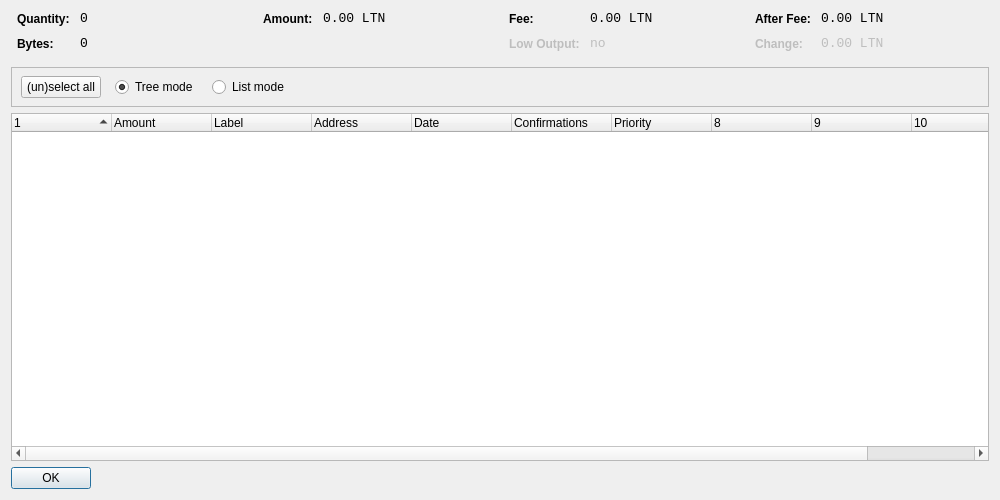
<?xml version="1.0" encoding="UTF-8"?>
<ui version="4.0">
 <class>CoinControlDialog</class>
 <widget class="QDialog" name="CoinControlDialog">
  <property name="geometry">
   <rect>
    <x>0</x>
    <y>0</y>
    <width>1000</width>
    <height>500</height>
   </rect>
  </property>
  <property name="windowTitle">
   <string>Coin Control</string>
  </property>
  <layout class="QVBoxLayout" name="verticalLayout">
   <item>
    <layout class="QHBoxLayout" name="horizontalLayoutTop" stretch="0,0,0,0">
     <property name="topMargin">
      <number>0</number>
     </property>
     <property name="bottomMargin">
      <number>10</number>
     </property>
     <item>
      <layout class="QFormLayout" name="formLayoutCoinControl1">
       <property name="horizontalSpacing">
        <number>10</number>
       </property>
       <property name="verticalSpacing">
        <number>10</number>
       </property>
       <property name="leftMargin">
        <number>6</number>
       </property>
       <property name="rightMargin">
        <number>6</number>
       </property>
       <item row="0" column="0">
        <widget class="QLabel" name="labelCoinControlQuantityText">
         <property name="styleSheet">
          <string notr="true">font-weight:bold;</string>
         </property>
         <property name="text">
          <string>Quantity:</string>
         </property>
        </widget>
       </item>
       <item row="0" column="1">
        <widget class="QLabel" name="labelCoinControlQuantity">
         <property name="font">
          <font>
           <family>Monospace</family>
           <pointsize>10</pointsize>
          </font>
         </property>
         <property name="cursor">
          <cursorShape>IBeamCursor</cursorShape>
         </property>
         <property name="contextMenuPolicy">
          <enum>Qt::ActionsContextMenu</enum>
         </property>
         <property name="text">
          <string notr="true">0</string>
         </property>
         <property name="textInteractionFlags">
          <set>Qt::LinksAccessibleByMouse|Qt::TextSelectableByKeyboard|Qt::TextSelectableByMouse</set>
         </property>
        </widget>
       </item>
       <item row="1" column="0">
        <widget class="QLabel" name="labelCoinControlBytesText">
         <property name="styleSheet">
          <string notr="true">font-weight:bold;</string>
         </property>
         <property name="text">
          <string>Bytes:</string>
         </property>
        </widget>
       </item>
       <item row="1" column="1">
        <widget class="QLabel" name="labelCoinControlBytes">
         <property name="font">
          <font>
           <family>Monospace</family>
           <pointsize>10</pointsize>
          </font>
         </property>
         <property name="cursor">
          <cursorShape>IBeamCursor</cursorShape>
         </property>
         <property name="contextMenuPolicy">
          <enum>Qt::ActionsContextMenu</enum>
         </property>
         <property name="text">
          <string notr="true">0</string>
         </property>
         <property name="textInteractionFlags">
          <set>Qt::LinksAccessibleByMouse|Qt::TextSelectableByKeyboard|Qt::TextSelectableByMouse</set>
         </property>
        </widget>
       </item>
      </layout>
     </item>
     <item>
      <layout class="QFormLayout" name="formLayoutCoinControl2">
       <property name="horizontalSpacing">
        <number>10</number>
       </property>
       <property name="verticalSpacing">
        <number>10</number>
       </property>
       <property name="leftMargin">
        <number>6</number>
       </property>
       <property name="rightMargin">
        <number>6</number>
       </property>
       <item row="0" column="0">
        <widget class="QLabel" name="labelCoinControlAmountText">
         <property name="styleSheet">
          <string notr="true">font-weight:bold;</string>
         </property>
         <property name="text">
          <string>Amount:</string>
         </property>
        </widget>
       </item>
       <item row="0" column="1">
        <widget class="QLabel" name="labelCoinControlAmount">
         <property name="font">
          <font>
           <family>Monospace</family>
           <pointsize>10</pointsize>
          </font>
         </property>
         <property name="cursor">
          <cursorShape>IBeamCursor</cursorShape>
         </property>
         <property name="contextMenuPolicy">
          <enum>Qt::ActionsContextMenu</enum>
         </property>
         <property name="text">
          <string notr="true">0.00 LTN</string>
         </property>
         <property name="textInteractionFlags">
          <set>Qt::LinksAccessibleByMouse|Qt::TextSelectableByKeyboard|Qt::TextSelectableByMouse</set>
         </property>
        </widget>
       </item>
      </layout>
     </item>
     <item>
      <layout class="QFormLayout" name="formLayoutCoinControl3">
       <property name="horizontalSpacing">
        <number>10</number>
       </property>
       <property name="verticalSpacing">
        <number>10</number>
       </property>
       <property name="leftMargin">
        <number>6</number>
       </property>
       <property name="rightMargin">
        <number>6</number>
       </property>
       <item row="0" column="0">
        <widget class="QLabel" name="labelCoinControlFeeText">
         <property name="styleSheet">
          <string notr="true">font-weight:bold;</string>
         </property>
         <property name="text">
          <string>Fee:</string>
         </property>
        </widget>
       </item>
       <item row="0" column="1">
        <widget class="QLabel" name="labelCoinControlFee">
         <property name="font">
          <font>
           <family>Monospace</family>
           <pointsize>10</pointsize>
          </font>
         </property>
         <property name="cursor">
          <cursorShape>IBeamCursor</cursorShape>
         </property>
         <property name="contextMenuPolicy">
          <enum>Qt::ActionsContextMenu</enum>
         </property>
         <property name="text">
          <string notr="true">0.00 LTN</string>
         </property>
         <property name="textInteractionFlags">
          <set>Qt::LinksAccessibleByMouse|Qt::TextSelectableByKeyboard|Qt::TextSelectableByMouse</set>
         </property>
        </widget>
       </item>
       <item row="1" column="0">
        <widget class="QLabel" name="labelCoinControlLowOutputText">
         <property name="enabled">
          <bool>false</bool>
         </property>
         <property name="styleSheet">
          <string notr="true">font-weight:bold;</string>
         </property>
         <property name="text">
          <string>Low Output:</string>
         </property>
        </widget>
       </item>
       <item row="1" column="1">
        <widget class="QLabel" name="labelCoinControlLowOutput">
         <property name="enabled">
          <bool>false</bool>
         </property>
         <property name="font">
          <font>
           <family>Monospace</family>
           <pointsize>10</pointsize>
          </font>
         </property>
         <property name="cursor">
          <cursorShape>IBeamCursor</cursorShape>
         </property>
         <property name="contextMenuPolicy">
          <enum>Qt::ActionsContextMenu</enum>
         </property>
         <property name="text">
          <string notr="true">no</string>
         </property>
         <property name="textInteractionFlags">
          <set>Qt::LinksAccessibleByMouse|Qt::TextSelectableByKeyboard|Qt::TextSelectableByMouse</set>
         </property>
        </widget>
       </item>
      </layout>
     </item>
     <item>
      <layout class="QFormLayout" name="formLayoutCoinControl4">
       <property name="horizontalSpacing">
        <number>10</number>
       </property>
       <property name="verticalSpacing">
        <number>10</number>
       </property>
       <property name="leftMargin">
        <number>6</number>
       </property>
       <property name="rightMargin">
        <number>6</number>
       </property>
       <item row="0" column="0">
        <widget class="QLabel" name="labelCoinControlAfterFeeText">
         <property name="styleSheet">
          <string notr="true">font-weight:bold;</string>
         </property>
         <property name="text">
          <string>After Fee:</string>
         </property>
        </widget>
       </item>
       <item row="0" column="1">
        <widget class="QLabel" name="labelCoinControlAfterFee">
         <property name="font">
          <font>
           <family>Monospace</family>
           <pointsize>10</pointsize>
          </font>
         </property>
         <property name="cursor">
          <cursorShape>IBeamCursor</cursorShape>
         </property>
         <property name="contextMenuPolicy">
          <enum>Qt::ActionsContextMenu</enum>
         </property>
         <property name="text">
          <string notr="true">0.00 LTN</string>
         </property>
         <property name="textInteractionFlags">
          <set>Qt::LinksAccessibleByMouse|Qt::TextSelectableByKeyboard|Qt::TextSelectableByMouse</set>
         </property>
        </widget>
       </item>
       <item row="1" column="0">
        <widget class="QLabel" name="labelCoinControlChangeText">
         <property name="enabled">
          <bool>false</bool>
         </property>
         <property name="styleSheet">
          <string notr="true">font-weight:bold;</string>
         </property>
         <property name="text">
          <string>Change:</string>
         </property>
        </widget>
       </item>
       <item row="1" column="1">
        <widget class="QLabel" name="labelCoinControlChange">
         <property name="enabled">
          <bool>false</bool>
         </property>
         <property name="font">
          <font>
           <family>Monospace</family>
           <pointsize>10</pointsize>
          </font>
         </property>
         <property name="cursor">
          <cursorShape>IBeamCursor</cursorShape>
         </property>
         <property name="contextMenuPolicy">
          <enum>Qt::ActionsContextMenu</enum>
         </property>
         <property name="text">
          <string notr="true">0.00 LTN</string>
         </property>
         <property name="textInteractionFlags">
          <set>Qt::LinksAccessibleByMouse|Qt::TextSelectableByKeyboard|Qt::TextSelectableByMouse</set>
         </property>
        </widget>
       </item>
      </layout>
     </item>
    </layout>
   </item>
   <item>
    <widget class="QFrame" name="frame">
     <property name="minimumSize">
      <size>
       <width>0</width>
       <height>40</height>
      </size>
     </property>
     <property name="frameShape">
      <enum>QFrame::StyledPanel</enum>
     </property>
     <property name="frameShadow">
      <enum>QFrame::Sunken</enum>
     </property>
     <widget class="QWidget" name="horizontalLayoutWidget">
      <property name="geometry">
       <rect>
        <x>10</x>
        <y>0</y>
        <width>781</width>
        <height>41</height>
       </rect>
      </property>
      <layout class="QHBoxLayout" name="horizontalLayoutPanel" stretch="0,0,0,0,0">
       <property name="spacing">
        <number>14</number>
       </property>
       <item>
        <widget class="QPushButton" name="pushButtonSelectAll">
         <property name="sizePolicy">
          <sizepolicy hsizetype="Maximum" vsizetype="Fixed">
           <horstretch>0</horstretch>
           <verstretch>0</verstretch>
          </sizepolicy>
         </property>
         <property name="text">
          <string>(un)select all</string>
         </property>
        </widget>
       </item>
       <item>
        <widget class="QRadioButton" name="radioTreeMode">
         <property name="sizePolicy">
          <sizepolicy hsizetype="Maximum" vsizetype="Fixed">
           <horstretch>0</horstretch>
           <verstretch>0</verstretch>
          </sizepolicy>
         </property>
         <property name="text">
          <string>Tree mode</string>
         </property>
         <property name="checked">
          <bool>true</bool>
         </property>
        </widget>
       </item>
       <item>
        <widget class="QRadioButton" name="radioListMode">
         <property name="sizePolicy">
          <sizepolicy hsizetype="Maximum" vsizetype="Fixed">
           <horstretch>0</horstretch>
           <verstretch>0</verstretch>
          </sizepolicy>
         </property>
         <property name="text">
          <string>List mode</string>
         </property>
        </widget>
       </item>
       <item>
        <spacer name="horizontalSpacer">
         <property name="orientation">
          <enum>Qt::Horizontal</enum>
         </property>
         <property name="sizeHint" stdset="0">
          <size>
           <width>40</width>
           <height>20</height>
          </size>
         </property>
        </spacer>
       </item>
      </layout>
     </widget>
    </widget>
   </item>
   <item>
    <widget class="CoinControlTreeWidget" name="treeWidget">
     <property name="contextMenuPolicy">
      <enum>Qt::CustomContextMenu</enum>
     </property>
     <property name="sortingEnabled">
      <bool>false</bool>
     </property>
     <property name="columnCount">
      <number>11</number>
     </property>
     <attribute name="headerShowSortIndicator" stdset="0">
      <bool>true</bool>
     </attribute>
     <attribute name="headerStretchLastSection">
      <bool>false</bool>
     </attribute>
     <column>
      <property name="text">
       <string/>
      </property>
     </column>
     <column>
      <property name="text">
       <string>Amount</string>
      </property>
     </column>
     <column>
      <property name="text">
       <string>Label</string>
      </property>
     </column>
     <column>
      <property name="text">
       <string>Address</string>
      </property>
     </column>
     <column>
      <property name="text">
       <string>Date</string>
      </property>
     </column>
     <column>
      <property name="text">
       <string>Confirmations</string>
      </property>
      <property name="toolTip">
       <string>Confirmed</string>
      </property>
     </column>
     <column>
      <property name="text">
       <string>Priority</string>
      </property>
     </column>
     <column>
      <property name="text">
       <string/>
      </property>
     </column>
     <column>
      <property name="text">
       <string/>
      </property>
     </column>
     <column>
      <property name="text">
       <string/>
      </property>
     </column>
     <column>
      <property name="text">
       <string/>
      </property>
     </column>
    </widget>
   </item>
   <item>
    <widget class="QDialogButtonBox" name="buttonBox">
     <property name="sizePolicy">
      <sizepolicy hsizetype="Maximum" vsizetype="Fixed">
       <horstretch>0</horstretch>
       <verstretch>0</verstretch>
      </sizepolicy>
     </property>
     <property name="orientation">
      <enum>Qt::Horizontal</enum>
     </property>
     <property name="standardButtons">
      <set>QDialogButtonBox::Ok</set>
     </property>
    </widget>
   </item>
  </layout>
 </widget>
 <customwidgets>
  <customwidget>
   <class>CoinControlTreeWidget</class>
   <extends>QTreeWidget</extends>
   <header>coincontroltreewidget.h</header>
  </customwidget>
 </customwidgets>
 <resources/>
 <connections/>
</ui>
